Frame 1 (no input): blank canvas, image omitted
Frame 60 (the mouse pressed at the canvas centre just before this capture): blank canvas, image omitted
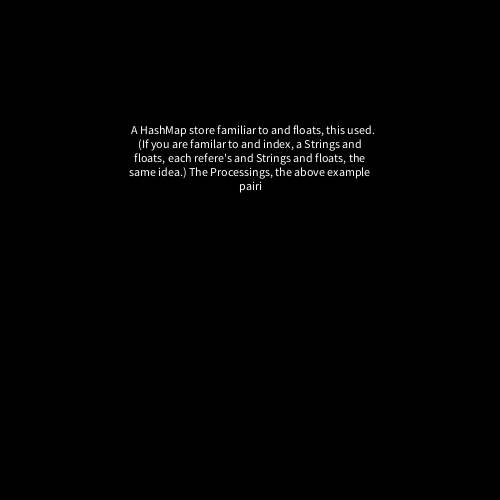
Frame 120 (the mouse held since frame 60 and released just before this capture)

The Processing sketch whose frames 1 and 60 were blank and that drew this single picture after the mouse press (run headless with seeded random() and noise(); from frame 60 on, the mouse is pressed at the canvas centre):

// Processing sketch: homeworkSoln
// ── homeworkSoln.pde
// the input text that the markov chain will be based off of
String text = "  A HashMap stores a collection of objects, each referenced by a key. This is similar to an Array, only instead of accessing elements with a numeric index, a String is used. (If you are familiar with associative arrays from other languages, this is the same idea.) The above example covers basic use, but there's a more extensive example included with the Processing examples. In addition, for simple pairings of Strings and integers, Strings and floats, or Strings and Strings, you can now use the simpler IntDict, FloatDict, and StringDict classes.";

// the order of the n-grams
int order = 3;

// the markov chain
HashMap<String, ArrayList<String>> chain = new HashMap<String, ArrayList<String>>();

// the number of characters to generate
int generatedTextLength = 200;

// create the markov chain
void setup() {
  size(500, 500); 
  for (int i = 0; i < text.length() - order; i++) {
    String gram = text.substring(i, i + order);
    ArrayList<String> characters; 
    if (!chain.containsKey(gram)) {
      characters = new ArrayList<String>(); 
      chain.put(gram, characters);
    } else {
      characters = chain.get(gram); 
    }
    characters.add(text.substring(i+order, i+order+1)); 
  }
}
String result = " ";
void draw() { 
  background(0); 
  
  fill(255); 
  textAlign(CENTER); 
  text(result, width/4, height/4, width/2, height/4); 
}

// generate text when a mouse button is clicked
void mousePressed() {
    String
    currentGram = text.substring(0, order); 
    result = currentGram;
    
  for (int i = 0; i < generatedTextLength; i++) {
    if (chain.containsKey(currentGram)) {
      ArrayList<String> characters = chain.get(currentGram);
      result += characters.get(round(random(characters.size() - 1)));
      currentGram = result.substring(result.length() - order, result.length());
    }
  }
  print(result + "\n\n");
}
